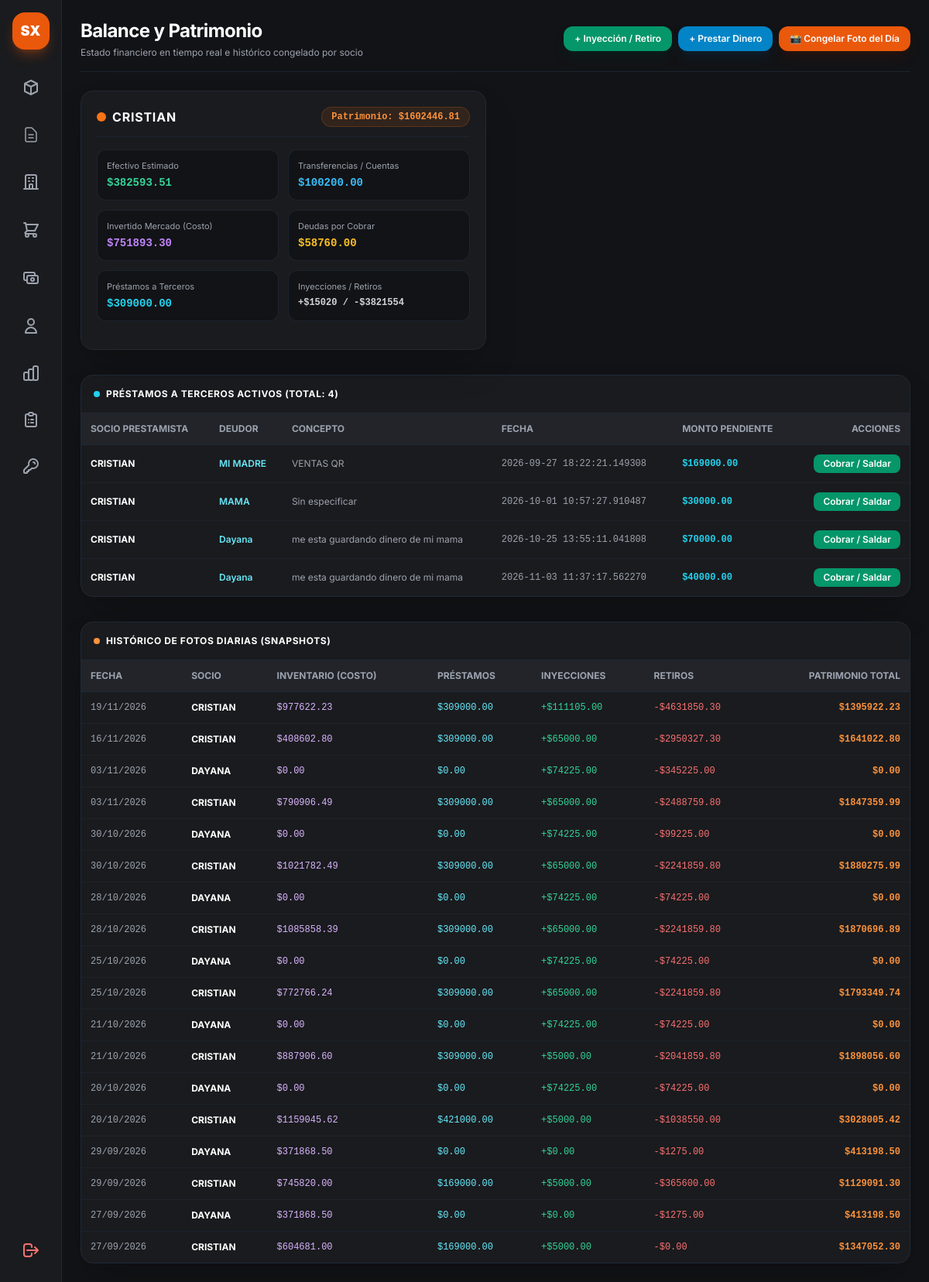
The app's page /admin/balance (signed in) with its own data.
### app.py (models this page shows)
class Propietario(db.Model):
    __tablename__ = 'propietarios'
    id = db.Column(db.Integer, primary_key=True)
    nombre = db.Column(db.String(100), nullable=False, unique=True)
    descripcion = db.Column(db.String(200))
    productos = db.relationship('Producto', backref='propietario', lazy=True)

class PrestamoTercero(db.Model):
    __tablename__ = 'prestamos_terceros'
    id = db.Column(db.Integer, primary_key=True)
    propietario_id = db.Column(db.Integer, db.ForeignKey('propietarios.id'), nullable=False)
    deudor_nombre = db.Column(db.String(100), nullable=False)
    monto = db.Column(db.Float, nullable=False)
    saldo_pendiente = db.Column(db.Float, nullable=False)
    metodo_pago = db.Column(db.String(20), default='EFECTIVO')  # 'EFECTIVO' o 'TRANSFERENCIA'
    concepto = db.Column(db.String(255), nullable=True)
    fecha = db.Column(db.DateTime, default=datetime.now)
    estado = db.Column(db.String(20), default='PENDIENTE')
    propietario = db.relationship('Propietario', backref=db.backref('prestamos', lazy=True))

class SnapshotBalanceDiario(db.Model):
    __tablename__ = 'snapshots_balance_diario'
    id = db.Column(db.Integer, primary_key=True)
    fecha = db.Column(db.Date, nullable=False)
    propietario_nombre = db.Column(db.String(100), nullable=False)
    efectivo = db.Column(db.Float, default=0.0)
    transferencia = db.Column(db.Float, default=0.0)
    inventario_costo = db.Column(db.Float, default=0.0)
    deudas_por_cobrar = db.Column(db.Float, default=0.0)
    prestamos_otorgados = db.Column(db.Float, default=0.0)
    inyecciones = db.Column(db.Float, default=0.0)
    retiros = db.Column(db.Float, default=0.0)
    patrimonio_total = db.Column(db.Float, default=0.0)

### app.py (the view)
@app.route('/admin/balance')
def vista_balance():
    if 'user' not in session or session.get('rol') != 'admin':
        return redirect(url_for('login'))
    propietarios = Propietario.query.all()
    balance_propietarios = []
    for prop in propietarios:
        productos_prop = Producto.query.filter_by(propietario_id=prop.id).all()
        inventario_costo = sum((obtener_stock_total(p) * (p.precio_costo or 0.0)) for p in productos_prop)
        deudas_cobrar = 0.0
        try:
            filas_deudas = db.session.execute(
                db.text("SELECT * FROM deudas_cierre WHERE LOWER(COALESCE(estado, '')) = 'pendiente'")
            ).mappings().all()
            for row in filas_deudas:
                estado_str = str(row.get('estado', '')).lower()
                if estado_str == 'pagado':
                    continue
                monto_d = float(row.get('subtotal') or 0.0)
                if monto_d <= 0:
                    continue
                prod_id = row.get('producto_id')
                prod_nom = str(row.get('producto_nombre') or '').strip()
                prod = None
                if prod_id and prod_id > 0:
                    prod = Producto.query.get(prod_id)
                elif prod_nom:
                    prod = Producto.query.filter(Producto.nombre.ilike(prod_nom)).first()
                if prod and prod.propietario_id == prop.id:
                    deudas_cobrar += monto_d
                elif not prod and 'CRISTIAN' in prop.nombre.upper():
                    deudas_cobrar += monto_d
        except Exception:
            deudas_cobrar = 0.0
        saldos = calcular_saldos_propietario(prop, session_db=db.session)
        efectivo_liquido = saldos['efectivo']
        transferencias_acumuladas = saldos['transferencia']
        total_prestamos = saldos['total_prestamos']
        total_inyecciones = saldos['total_inyecciones']
        total_retiros = saldos['total_retiros']
        patrimonio_total = efectivo_liquido + transferencias_acumuladas + inventario_costo + deudas_cobrar + total_prestamos
        balance_propietarios.append({
            'propietario': prop,
            'efectivo': efectivo_liquido,
            'transferencia': transferencias_acumuladas,
            'inventario_costo': inventario_costo,
            'deudas_por_cobrar': deudas_cobrar,
            'prestamos': total_prestamos,
            'inyecciones': total_inyecciones,
            'retiros': total_retiros,
            'patrimonio_total': patrimonio_total
        })
    snapshots = SnapshotBalanceDiario.query.order_by(SnapshotBalanceDiario.fecha.desc()).limit(30).all()
    prestamos = PrestamoTercero.query.options(joinedload(PrestamoTercero.propietario)).filter(
        func.upper(func.trim(PrestamoTercero.estado)) == 'PENDIENTE'
    ).all()
    return render_template(
        'admin_balance.html',
        balance_propietarios=balance_propietarios,
        snapshots=snapshots,
        prestamos=prestamos,
        propietarios=propietarios
    )

### app.py (called while the page is built)
def obtener_stock_total(producto):
    if hasattr(producto, 'stocks'):
        if isinstance(producto.stocks, (list, tuple)) or hasattr(producto.stocks, '__iter__'):
            return sum(getattr(s, 'cantidad', getattr(s, 'stock', 0)) for s in producto.stocks)
        return producto.stocks or 0
    return getattr(producto, 'stock', 0)

def _efectivo_cierre_propietario(cierre, prop_id, session_db):
  detalles = getattr(cierre, "detalles", None) or []
  total_bruto = sum(float(d.subtotal or 0.0) for d in detalles)
  if total_bruto <= 0:
    return 0.0
  subtotal_prop = 0.0
  for d in detalles:
    d_prop_id = getattr(d, "propietario_id", None)
    if not d_prop_id and d.producto_id:
      prod = session_db.get(Producto, d.producto_id)
      d_prop_id = prod.propietario_id if prod else None
    if d_prop_id == prop_id:
      subtotal_prop += float(d.subtotal or 0.0)
  if subtotal_prop <= 0:
    return 0.0
  proporcion = subtotal_prop / total_bruto
  efectivo_real_cierre = float(cierre.efectivo_caja or 0.0)
  if efectivo_real_cierre <= 0 and float(cierre.total_esperado or 0.0) > 0:
    efectivo_real_cierre = float(cierre.total_esperado or 0.0)
  return efectivo_real_cierre * proporcion

@app.context_processor
def inject_today():
    return {'hoy': date.today()}

### templates/admin_balance.html (shortened to what this page needs)
{% extends "base.html" %}
{% block content %}
<main class="flex-1 flex flex-col min-w-0 overflow-y-auto p-4 md:p-6 bg-[#121316]">
    <header class="mb-6 flex flex-col sm:flex-row sm:items-center justify-between gap-4 border-b border-gray-800/80 pb-4">
        <div>
            <h1 class="text-2xl font-bold text-white tracking-tight flex items-center gap-2">
                <span>Balance y Patrimonio</span>
            </h1>
            <p class="text-xs text-gray-400 mt-1">Estado financiero en tiempo real e histórico congelado por socio</p>
        </div>
        <div class="flex flex-wrap gap-2">
            <button onclick="abrirModal('modal-movimiento')" class="px-3.5 py-2 bg-emerald-600 hover:bg-emerald-500 text-white rounded-xl text-xs font-semibold transition flex items-center gap-1.5 shadow-lg shadow-emerald-950/40">
                <span>+ Inyección / Retiro</span>
            </button>
            <button onclick="abrirModal('modal-prestamo')" class="px-3.5 py-2 bg-sky-600 hover:bg-sky-500 text-white rounded-xl text-xs font-semibold transition flex items-center gap-1.5 shadow-lg shadow-sky-950/40">
                <span>+ Prestar Dinero</span>
            </button>
            <button onclick="guardarSnapshot()" class="px-3.5 py-2 bg-orange-600 hover:bg-orange-500 text-white rounded-xl text-xs font-semibold transition flex items-center gap-1.5 shadow-lg shadow-orange-950/40">
                <span>📸 Congelar Foto del Día</span>
            </button>
        </div>
    </header>
    <div class="grid grid-cols-1 md:grid-cols-2 gap-6 mb-8">
        {% for b in balance_propietarios %}
        <div class="bg-[#1a1b1e] border border-gray-800 rounded-2xl p-5 shadow-2xl relative overflow-hidden flex flex-col justify-between">
            <div>
                <div class="flex justify-between items-center mb-4 border-b border-gray-800/80 pb-3">
                    <div class="flex items-center gap-2">
                        <div class="w-3 h-3 rounded-full bg-orange-500 animate-pulse"></div>
                        <h2 class="text-base font-bold text-white uppercase tracking-wider">{{ b.propietario.nombre }}</h2>
                    </div>
                    <span class="text-xs px-3 py-1 rounded-full bg-orange-500/10 text-orange-400 border border-orange-500/20 font-bold font-mono">
                        Patrimonio: ${{ "%.2f"|format(b.patrimonio_total) }}
                    </span>
                </div>
                <div class="grid grid-cols-2 gap-3 text-xs mb-4">
                    <div class="bg-[#121316] p-3 rounded-xl border border-gray-800/80">
                        <span class="text-gray-400 block text-[11px] mb-1">Efectivo Estimado</span>
                        <span class="text-emerald-400 font-bold font-mono text-sm">${{ "%.2f"|format(b.efectivo) }}</span>
                    </div>
                    <div class="bg-[#121316] p-3 rounded-xl border border-gray-800/80">
                        <span class="text-gray-400 block text-[11px] mb-1">Transferencias / Cuentas</span>
                        <span class="text-sky-400 font-bold font-mono text-sm">${{ "%.2f"|format(b.transferencia) }}</span>
                    </div>
                    <div class="bg-[#121316] p-3 rounded-xl border border-gray-800/80">
                        <span class="text-gray-400 block text-[11px] mb-1">Invertido Mercado (Costo)</span>
                        <span class="text-purple-400 font-bold font-mono text-sm">${{ "%.2f"|format(b.inventario_costo) }}</span>
                    </div>
                    <div class="bg-[#121316] p-3 rounded-xl border border-gray-800/80">
                        <span class="text-gray-400 block text-[11px] mb-1">Deudas por Cobrar</span>
                        <span class="text-amber-400 font-bold font-mono text-sm">${{ "%.2f"|format(b.deudas_por_cobrar) }}</span>
                    </div>
                    <div class="bg-[#121316] p-3 rounded-xl border border-gray-800/80">
                        <span class="text-gray-400 block text-[11px] mb-1">Préstamos a Terceros</span>
                        <span class="text-cyan-400 font-bold font-mono text-sm">${{ "%.2f"|format(b.prestamos) }}</span>
                    </div>
                    <div class="bg-[#121316] p-3 rounded-xl border border-gray-800/80">
                        <span class="text-gray-400 block text-[11px] mb-1">Inyecciones / Retiros</span>
                        <span class="text-gray-300 font-bold font-mono text-xs">
                            +${{ "%.0f"|format(b.inyecciones) }} / -${{ "%.0f"|format(b.retiros) }}
                        </span>
                    </div>
                </div>
            </div>
        </div>
        {% endfor %}
    </div>
    <section class="bg-[#1a1b1e] border border-gray-800 rounded-2xl shadow-2xl mb-8">
        <div class="p-4 border-b border-gray-800 flex justify-between items-center">
            <h3 class="text-xs font-bold text-white uppercase tracking-wider flex items-center gap-2">
                <span class="w-2 h-2 rounded-full bg-cyan-400"></span>
                Préstamos a Terceros Activos (Total: {{ prestamos|length }})
            </h3>
        </div>
        <div class="overflow-x-auto w-full">
            <table class="w-full text-left border-collapse text-xs">
                <thead>
                    <tr class="border-b border-gray-800 text-gray-400 uppercase bg-[#222429]">
                        <th class="p-3">Socio Prestamista</th>
                        <th class="p-3">Deudor</th>
                        <th class="p-3">Concepto</th>
                        <th class="p-3">Fecha</th>
                        <th class="p-3">Monto Pendiente</th>
                        <th class="p-3 text-right">Acciones</th>
                    </tr>
                </thead>
                <tbody class="divide-y divide-gray-800/60 text-gray-300">
                    {% if prestamos %}
                        {% for p in prestamos %}
                        <tr class="hover:bg-gray-800/30 transition">
                            <td class="p-3 font-bold text-white">
                                {{ p.propietario.nombre if p.propietario else 'CRISTIAN' }}
                            </td>
                            <td class="p-3 text-cyan-300 font-semibold">
                                {{ p.deudor_nombre or 'Sin nombre' }}
                            </td>
                            <td class="p-3 text-gray-400">
                                {{ p.concepto if p.concepto and p.concepto != '""' and p.concepto != "''" else 'Sin especificar' }}
                            </td>
                            <td class="p-3 font-mono text-gray-400">
                                {{ p.fecha if p.fecha else 'N/A' }}
                            </td>
                            <td class="p-3 font-mono font-bold text-cyan-400">
                                ${{ "%.2f"|format(p.saldo_pendiente or 0.0) }}
                            </td>
                            <td class="p-3 text-right">
                                <button onclick="cobrarPrestamo({{ p.id }}, {{ p.saldo_pendiente }})" class="px-3 py-1 bg-emerald-600 hover:bg-emerald-500 text-white rounded-lg font-semibold transition">
                                    Cobrar / Saldar
                                </button>
                            </td>
                        </tr>
                        {% endfor %}
                    {% else %}
                    <tr>
                        <td colspan="6" class="p-6 text-center text-gray-500">
                            No hay préstamos activos registrados.
                        </td>
                    </tr>
                    {% endif %}
                </tbody>
            </table>
        </div>
    </section>
    <section class="bg-[#1a1b1e] border border-gray-800 rounded-2xl shadow-2xl">
        <div class="p-4 border-b border-gray-800 flex justify-between items-center">
            <h3 class="text-xs font-bold text-white uppercase tracking-wider flex items-center gap-2">
                <span class="w-2 h-2 rounded-full bg-orange-400"></span>
                Histórico de Fotos Diarias (Snapshots)
            </h3>
        </div>
        <div class="overflow-x-auto">
            <table class="w-full text-left border-collapse text-xs">
                <thead>
                    <tr class="border-b border-gray-800 text-gray-400 uppercase bg-[#222429]">
                        <th class="p-3">Fecha</th>
                        <th class="p-3">Socio</th>
                        <th class="p-3">Inventario (Costo)</th>
                        <th class="p-3">Préstamos</th>
                        <th class="p-3">Inyecciones</th>
                        <th class="p-3">Retiros</th>
                        <th class="p-3 text-right">Patrimonio Total</th>
                    </tr>
                </thead>
                <tbody class="divide-y divide-gray-800/60 text-gray-300">
                    {% for s in snapshots %}
                    <tr class="hover:bg-gray-800/30 transition">
                        <td class="p-3 font-mono text-gray-400">{{ s.fecha.strftime('%d/%m/%Y') }}</td>
                        <td class="p-3 font-bold text-white">{{ s.propietario_nombre }}</td>
                        <td class="p-3 font-mono text-purple-300">${{ "%.2f"|format(s.inventario_costo) }}</td>
                        <td class="p-3 font-mono text-cyan-300">${{ "%.2f"|format(s.prestamos_otorgados) }}</td>
                        <td class="p-3 font-mono text-emerald-400">+${{ "%.2f"|format(s.inyecciones) }}</td>
                        <td class="p-3 font-mono text-red-400">-${{ "%.2f"|format(s.retiros) }}</td>
                        <td class="p-3 text-right font-mono font-bold text-orange-400">${{ "%.2f"|format(s.patrimonio_total) }}</td>
                    </tr>
                    {% else %}
                    <tr>
                        <td colspan="7" class="p-8 text-center text-gray-500">
                            No hay fotos históricas guardadas todavía. Haz clic en <strong class="text-gray-300">"📸 Congelar Foto del Día"</strong>.
                        </td>
                    </tr>
                    {% endfor %}
                </tbody>
            </table>
        </div>
    </section>
</main>
{% endblock %}

### static/css/style.css (style rules this page uses)
body { font-family: 'Inter', sans-serif; }

### records on screen
Propietario: propietario.nombre "CRISTIAN"
PrestamoTercero: propietario "CRISTIAN", deudor_nombre "MI MADRE", concepto "VENTAS QR", fecha "2026-09-27 18:22:21.149308", saldo_pendiente "169000.00"
PrestamoTercero: propietario "CRISTIAN", deudor_nombre "MAMA", concepto "Sin especificar", fecha "2026-10-01 10:57:27.910487", saldo_pendiente "30000.00"
PrestamoTercero: propietario "CRISTIAN", deudor_nombre "Dayana", concepto "me esta guardando dinero de mi mama", fecha "2026-10-25 13:55:11.041808", saldo_pendiente "70000.00"
PrestamoTercero: propietario "CRISTIAN", deudor_nombre "Dayana", concepto "me esta guardando dinero de mi mama", fecha "2026-11-03 11:37:17.562270", saldo_pendiente "40000.00"
SnapshotBalanceDiario: fecha "19/11/2026", propietario_nombre "CRISTIAN", inventario_costo "977622.23", prestamos_otorgados "309000.00", inyecciones "111105.00", retiros "4631850.30", patrimonio_total "1395922.23"
SnapshotBalanceDiario: fecha "16/11/2026", propietario_nombre "CRISTIAN", inventario_costo "408602.80", prestamos_otorgados "309000.00", inyecciones "65000.00", retiros "2950327.30", patrimonio_total "1641022.80"
SnapshotBalanceDiario: fecha "03/11/2026", propietario_nombre "DAYANA", inventario_costo "0.00", prestamos_otorgados "0.00", inyecciones "74225.00", retiros "345225.00", patrimonio_total "0.00"
SnapshotBalanceDiario: fecha "03/11/2026", propietario_nombre "CRISTIAN", inventario_costo "790906.49", prestamos_otorgados "309000.00", inyecciones "65000.00", retiros "2488759.80", patrimonio_total "1847359.99"
SnapshotBalanceDiario: fecha "30/10/2026", propietario_nombre "DAYANA", inventario_costo "0.00", prestamos_otorgados "0.00", inyecciones "74225.00", retiros "99225.00", patrimonio_total "0.00"
SnapshotBalanceDiario: fecha "30/10/2026", propietario_nombre "CRISTIAN", inventario_costo "1021782.49", prestamos_otorgados "309000.00", inyecciones "65000.00", retiros "2241859.80", patrimonio_total "1880275.99"
SnapshotBalanceDiario: fecha "28/10/2026", propietario_nombre "DAYANA", inventario_costo "0.00", prestamos_otorgados "0.00", inyecciones "74225.00", retiros "74225.00", patrimonio_total "0.00"
SnapshotBalanceDiario: fecha "28/10/2026", propietario_nombre "CRISTIAN", inventario_costo "1085858.39", prestamos_otorgados "309000.00", inyecciones "65000.00", retiros "2241859.80", patrimonio_total "1870696.89"
SnapshotBalanceDiario: fecha "25/10/2026", propietario_nombre "DAYANA", inventario_costo "0.00", prestamos_otorgados "0.00", inyecciones "74225.00", retiros "74225.00", patrimonio_total "0.00"
SnapshotBalanceDiario: fecha "25/10/2026", propietario_nombre "CRISTIAN", inventario_costo "772766.24", prestamos_otorgados "309000.00", inyecciones "65000.00", retiros "2241859.80", patrimonio_total "1793349.74"
SnapshotBalanceDiario: fecha "21/10/2026", propietario_nombre "DAYANA", inventario_costo "0.00", prestamos_otorgados "0.00", inyecciones "74225.00", retiros "74225.00", patrimonio_total "0.00"
SnapshotBalanceDiario: fecha "21/10/2026", propietario_nombre "CRISTIAN", inventario_costo "887906.60", prestamos_otorgados "309000.00", inyecciones "5000.00", retiros "2041859.80", patrimonio_total "1898056.60"
SnapshotBalanceDiario: fecha "20/10/2026", propietario_nombre "DAYANA", inventario_costo "0.00", prestamos_otorgados "0.00", inyecciones "74225.00", retiros "74225.00", patrimonio_total "0.00"
SnapshotBalanceDiario: fecha "20/10/2026", propietario_nombre "CRISTIAN", inventario_costo "1159045.62", prestamos_otorgados "421000.00", inyecciones "5000.00", retiros "1038550.00", patrimonio_total "3028005.42"
SnapshotBalanceDiario: fecha "29/09/2026", propietario_nombre "DAYANA", inventario_costo "371868.50", prestamos_otorgados "0.00", inyecciones "0.00", retiros "1275.00", patrimonio_total "413198.50"
SnapshotBalanceDiario: fecha "29/09/2026", propietario_nombre "CRISTIAN", inventario_costo "745820.00", prestamos_otorgados "169000.00", inyecciones "5000.00", retiros "365600.00", patrimonio_total "1129091.30"
SnapshotBalanceDiario: fecha "27/09/2026", propietario_nombre "DAYANA", inventario_costo "371868.50", prestamos_otorgados "0.00", inyecciones "0.00", retiros "1275.00", patrimonio_total "413198.50"
SnapshotBalanceDiario: fecha "27/09/2026", propietario_nombre "CRISTIAN", inventario_costo "604681.00", prestamos_otorgados "169000.00", inyecciones "5000.00", retiros "0.00", patrimonio_total "1347052.30"

### other values on screen
{{ "%.2f"|format(b.patrimonio_total) }} "1602446.81"
{{ "%.2f"|format(b.efectivo) }} "382593.51"
{{ "%.2f"|format(b.transferencia) }} "100200.00"
{{ "%.2f"|format(b.inventario_costo) }} "751893.30"
{{ "%.2f"|format(b.deudas_por_cobrar) }} "58760.00"
{{ "%.2f"|format(b.prestamos) }} "309000.00"
{{ "%.0f"|format(b.inyecciones) }} "15020"
{{ "%.0f"|format(b.retiros) }} "3821554"
{{ prestamos|length }} "4"
